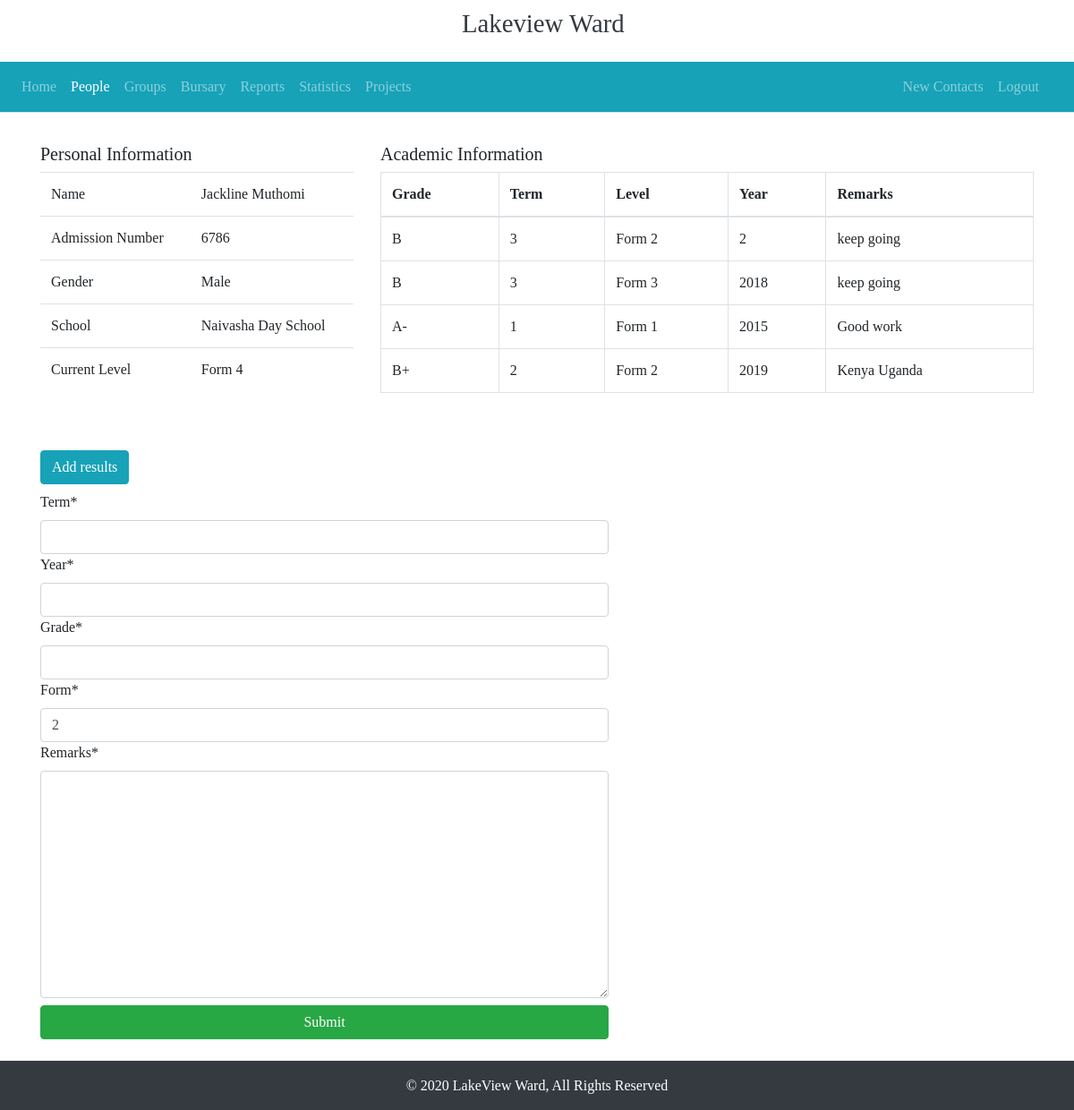
Page /student/detail/2/ (signed in) on the committed database.
### citizens/models.py (models this page shows, shortened)
class Student(models.Model):
    person = models.OneToOneField("Person", on_delete=models.CASCADE)
    admission_number = models.IntegerField()
    school = models.CharField(max_length=150)
    form = models.CharField(max_length=50)
    is_sponsored = models.BooleanField("Sponsored Students", default=False)
    class Meta:
        verbose_name = "Student"
        verbose_name_plural = "Students"

class Person(models.Model):
    GENDER = (
        ('M', 'Male'),
        ('F', 'Female')
    )
    person_id = models.UUIDField(primary_key=True, default=uuid.uuid4, editable=False)
    surname = models.CharField(max_length=50, default="")
    first_name = models.CharField(max_length=50)
    last_name = models.CharField(max_length=50)
    gender = models.CharField(choices=GENDER, max_length=10)
    dob = models.DateField("Date of Birth", auto_now=False, auto_now_add=False)
    class Meta:
        verbose_name = "Person"
        verbose_name_plural = "Persons"
    def get_person(self):
        return self.first_name+' '+self.last_name

class Results(models.Model):
    student = models.ForeignKey("Student",on_delete=models.CASCADE)
    term = models.IntegerField()
    year = models.IntegerField()
    grade = models.CharField(max_length=2)
    form = models.IntegerField(default=2)
    remarks = models.TextField()
    class Meta:
        verbose_name = "Result"
        verbose_name_plural = "Results"

### citizens/views.py (the view)
# urls.py: path('student/detail/<int:pk>/',StudentDetailView.as_view(),name="student-detail"),
class StudentDetailView(LoginRequiredMixin,DetailView):
    model = Student
    template_name = "students/studentdetail.html"
    context_object_name = "student"
    def get_context_data(self,*args,**kwargs):
        context = super().get_context_data(**kwargs)
        context['form'] = ResultsForm()
        context['results'] = Results.objects.filter(student = self.kwargs['pk'])
        return context

### citizens/forms.py
class ResultsForm(forms.ModelForm):
    class Meta:
        model = Results
        exclude = ['student']

### citizens/templates/students/studentdetail.html (shortened to what this page needs)
{% extends 'base.html' %}
{% load crispy_forms_tags %}
{% block content %}
<div class="container my-5 mx-auto">
  <div class="row">
      <div class="col-md-4">
            <h5>Personal Information </h5>
            <table class="table">
                <tr>
                    <td>Name</td>
                    <td>{{ student.person.get_person }}</td>
                </tr>
                <tr>
                    <td>Admission Number</td>
                    <td>{{ student.admission_number }}</td>
                </tr>
                <tr>
                    <td>Gender</td>
                    <td>{{ student.person.get_gender_display }}</td>
                </tr>
                <tr>
                    <td>School</td>
                    <td>{{ student.school }}</td>
                </tr>
                <tr>
                    <td>Current Level</td>
                    <td>Form {{ student.form }}</td>
                </tr>
            </table>
      </div>
      <div class="col-md-8">
          <h5>Academic Information</h5>
            <table class="table table-bordered">
                <thead>
                    <th>Grade</th>
                    <th>Term</th>
                    <th>Level</th>
                    <th>Year</th>
                    <th>Remarks</th>
                </thead>
                <tbody class="table-body">
                    {% for result in results %}
                    <tr>
                        <td>{{ result.grade }}</td>
                        <td>{{ result.term }}</td>
                        <td>Form {{ result.form }}</td>
                        <td>{{ result.year }}</td>
                        <td>{{ result.remarks }}</td>
                    </tr>
                    {% endfor %}
                </tbody>
            </table>
      </div>
  </div>
</div>
<div class="container mb-3">
    <div class="row">
        <div class="col-md-7">
            <h4 class=" text-center btn btn-info" id="result">Add results</h4>
            <form method="POST" class="form-horizontal addresult">
                {{form|crispy}}
                <input type="submit" class="btn btn-success w-100 my-2">
            </form>
        </div>
    </div>
</div>
{% endblock %}

### citizens/static/master.css (style rules this page uses)
html, body { margin:0%; padding:0%; font-style: normal; font-family:'Times New Roman', Times, serif; font-size: medium; }

### rows in the picture
Student: person.get_person "Jackline Muthomi", admission_number "6786", person.gender "Male", school "Naivasha Day School", form "4"
Results: grade "B", term "3", form "2", year "2", remarks "keep going"
Results: grade "B", term "3", form "3", year "2018", remarks "keep going"
Results: grade "A-", term "1", form "1", year "2015", remarks "Good work"
Results: grade "B+", term "2", form "2", year "2019", remarks "Kenya Uganda"
